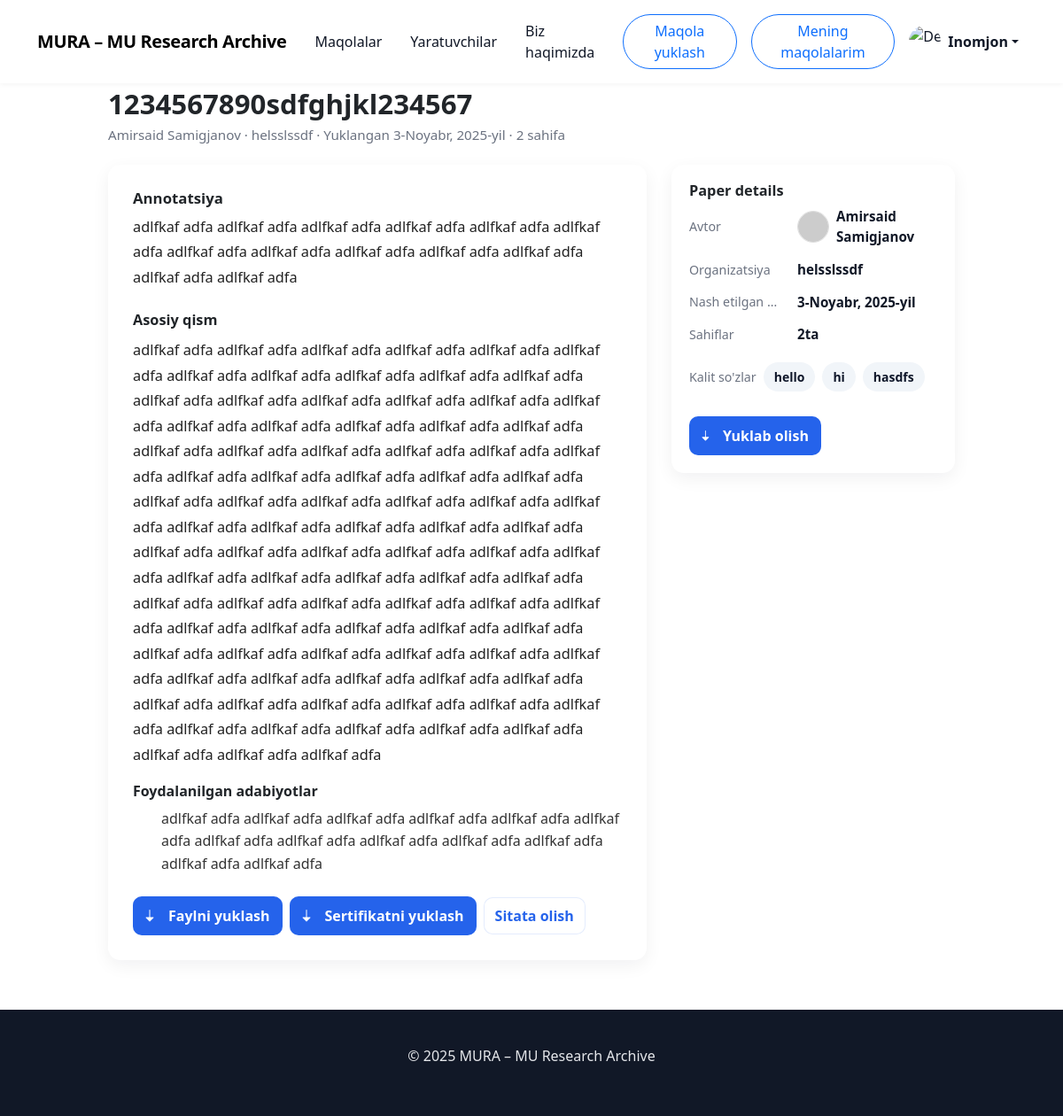
The app's page /detail-paper/23/ (signed in) with its own data.
### main/models.py (models this page shows, shortened)
class CustomUser(AbstractUser):
    avatar = models.ImageField(upload_to='avatars/', null=True, blank=True)
    status = models.IntegerField(default=0)

class Paper(models.Model):
    STATUS_CHOICES = [
        (1, 'draft'),
        (2, 'on_process'),
        (3, 'declined'),
        (4, 'accepted'),
        (5, 'payment_process'),
        (6, 'blocked')
    ]
    owner = models.ForeignKey(CustomUser, on_delete=models.CASCADE)
    category = models.ForeignKey('Category', on_delete=models.SET_NULL, null=True)
    title = models.CharField(
        max_length=100,
        validators=[MinLengthValidator(1)],
        help_text="Sarlavha 1–100 belgidan iborat bo‘lishi kerak."
    )
    abstract = models.TextField(
        max_length=2000,
        validators=[MinLengthValidator(100)],
        help_text="Umumiy fikr 100–2000 belgidan iborat bo‘lishi kerak."
    )
    intro = models.TextField(
        max_length=2000,
        validators=[MinLengthValidator(100)],
        help_text="Kirish qismi 100-2000 ta belgidan iborat bo‘lishi kerak."
    )
    file = models.FileField(upload_to='pdfs/')
    status = models.IntegerField(
        choices=STATUS_CHOICES,
        default=1,
        help_text="Maqolaning joriy holatini tanlang."
    )
    published_at = models.DateField(auto_now=True)
    keywords = models.CharField(
        max_length=100,
        validators=[MinLengthValidator(10)],
        help_text="Kalit so‘zlar 10–300 belgidan iborat bo‘lishi kerak."
    )
    pages = models.IntegerField(
        null=True,
        blank=True,
    )
    organization = models.CharField(
        max_length=120,
        validators=[MinLengthValidator(1)],
        null=True,
        blank=True,
        help_text="Tashkilot nomi 1–120 belgidan iborat bo‘lishi kerak."
    )
    paid_at = models.DateTimeField(null=True, blank=True)
    reject_count = models.IntegerField(default=0)
    citations = models.TextField(null=True,
                                 blank=True,
                                 max_length=2000,
                                 validators=[MinLengthValidator(100)],
                                 help_text="Foydalanilgan adabiyotlar 100–2000 belgidan iborat bo`lsin."
                                 )
    certificate = models.FileField(null=True, blank=True)

### main/Views/paper.py (the view)
# urls.py: path('detail-paper/<int:id>/', PaperDetailView.as_view(), name='detail_paper'),
class PaperDetailView(View):
    def get(self, request, id):
        paper = get_object_or_404(Paper, id=id)
        keywords = [kw.strip() for kw in paper.keywords.split(',')]
        return render(request, 'detail.html', {'paper': paper, 'tags': keywords})

### templates/detail.html (shortened to what this page needs)
{% extends "base.html" %}
{% load static %}
{% block style %}
    <link rel="stylesheet" href="{% static 'main/css/detail.css' %}">
    <link href="https://cdn.jsdelivr.net/npm/bootstrap@5.3.3/dist/css/bootstrap.min.css" rel="stylesheet"/>
{% endblock %}
{% block content %}
    <main class="container">
        <header class="paper-header">
            <h1 class="paper-title">{{ paper.title }}</h1>
            <p class="paper-meta">{{ paper.owner.first_name }} {{ paper.owner.last_name }} · {{ paper.organization }} ·
                Yuklangan {{ paper.published_at }} · {{ paper.pages }} sahifa
            </p>
        </header>
        <section class="paper-body">
            <article class="content-card" role="article" aria-labelledby="paper-title">
                <div class="mb-3">
                    <h3 class="mb-2" style="font-size:1.05rem; font-weight:700;">Annotatsiya</h3>
                    <p class="paper-content" style="margin-top:6px;">
                        {{ paper.abstract }}
                    </p>
                </div>
                <div class="mt-4">
                    <h3 style="font-size:1.02rem; font-weight:700; margin-bottom:10px;">Asosiy qism</h3>
                    <p class="paper-content">
                        {{ paper.intro }}
                    </p>
                    <h4 style="font-size:1rem; font-weight:700; margin-top:18px;">Foydalanilgan adabiyotlar</h4>
                    <ol style="line-height:1.6; margin-top:8px; color:#333">
                        {{ paper.citations }}
                    </ol>
                </div>
                <div class="d-flex flex-wrap gap-2 align-items-center mt-4">
                    <a class="download-btn" href="{{ paper.file.url }}" download="{{ paper.title }}.pdf"
                       aria-label="Download paper PDF">
                        <svg xmlns="http://www.w3.org/2000/svg" width="16" height="16" fill="currentColor"
                             style="flex-shrink:0" viewBox="0 0 16 16" aria-hidden="true">
                            <path d="M.5 9.9a.5.5 0 0 1 .5-.5h3.5V1.5a.5.5 0 0 1 1 0v7.9h3.5a.5.5 0 0 1 .35.85l-4 4a.5.5 0 0 1-.7 0l-4-4A.5.5 0 0 1 .5 9.9z"/>
                        </svg>
                        Faylni yuklash
                    </a>
                    <a class="download-btn" href="{{ paper.certificate.url }}"
                       download="{{ paper.owner.first_name }}-{{ paper.owner.last_name }}.pptx"
                       aria-label="Download paper PDF">
                        <svg xmlns="http://www.w3.org/2000/svg" width="16" height="16" fill="currentColor"
                             style="flex-shrink:0" viewBox="0 0 16 16" aria-hidden="true">
                            <path d="M.5 9.9a.5.5 0 0 1 .5-.5h3.5V1.5a.5.5 0 0 1 1 0v7.9h3.5a.5.5 0 0 1 .35.85l-4 4a.5.5 0 0 1-.7 0l-4-4A.5.5 0 0 1 .5 9.9z"/>
                        </svg>
                        Sertifikatni yuklash
                    </a>
                    <button class="small-btn" data-bs-toggle="modal" data-bs-target="#citeModal">Sitata olish</button>
                </div>
            </article>
            <aside class="meta-card" aria-labelledby="meta-heading">
                <h3 id="meta-heading" style="font-size:1.02rem; font-weight:700; margin-bottom:8px;">Paper details</h3>
                <div class="meta-grid" role="list">
                    <div class="meta-label">Avtor</div>
                    <div class="meta-value" style="display:flex; align-items:center; gap:8px;">
                        {% if paper.owner.avatar %}
                            <img src="{{ paper.owner.avatar.url }}"
                                 alt="{{ paper.owner.first_name }} {{ paper.owner.last_name }}"
                                 style="width:36px; height:36px; border-radius:50%; object-fit:cover; border:1px solid #ddd;">
                        {% else %}
                            <img id="avatarPreview" src='https://placehold.co/800x600?text=
                                    {{ paper.owner.first_name|default:"?"|slice:":1"|upper }}{{ paper.owner.last_name|default:"?"|slice:":1"|upper }}'
                                 alt="{{ paper.owner.first_name }} {{ paper.owner.last_name }}"
                                 style="width:36px; height:36px; border-radius:50%; object-fit:cover; border:1px solid #ddd;">
                        {% endif %}
                        <span>{{ paper.owner.first_name }} {{ paper.owner.last_name }}</span>
                    </div>
                    <div class="meta-label">Organizatsiya</div>
                    <div class="meta-value">{{ paper.organization }}</div>
                    <div class="meta-label">Nash etilgan sana</div>
                    <div class="meta-value">{{ paper.published_at }}</div>
                    <div class="meta-label">Sahiflar</div>
                    <div class="meta-value">{{ paper.pages }}ta</div>
                    <div class="meta-tags">
                        <div class="meta-label"
                             style="min-width:0; color:var(--muted); font-size:0.89rem; padding-right:0;">Kalit so'zlar
                        </div>
                        <div style="display:flex; gap:8px; flex-wrap:wrap;">
                            {% for tag in tags %}
                                <span class="tag">{{ tag }}</span>
                            {% endfor %}
                        </div>
                    </div>
                    <div class="meta-actions">
                        <a class="download-btn" href="{{ paper.file.url }}" download="{{ paper.title }}.pdf"
                           aria-label="Download paper PDF (sidebar)">
                            <svg xmlns="http://www.w3.org/2000/svg" width="14" height="14" fill="currentColor"
                                 viewBox="0 0 16 16" aria-hidden="true">
                                <path d="M.5 9.9a.5.5 0 0 1 .5-.5h3.5V1.5a.5.5 0 0 1 1 0v7.9h3.5a.5.5 0 0 1 .35.85l-4 4a.5.5 0 0 1-.7 0l-4-4A.5.5 0 0 1 .5 9.9z"/>
                            </svg>
                            Yuklab olish
                        </a>
                    </div>
                </div>
            </aside>
        </section>
    </main>
{% endblock %}

### templates/base.html (shortened to what this page needs)
{% load static %}
<!DOCTYPE html>
<html lang="en">
<head>
    <link href="https://cdn.jsdelivr.net/npm/bootstrap@5.3.3/dist/css/bootstrap.min.css" rel="stylesheet"/>
    <link
            rel="stylesheet"
            href="https://cdn.jsdelivr.net/npm/bootstrap-icons@1.11.3/font/bootstrap-icons.css"
    />
    {% block style %}{% endblock %}
</head>
<body style="height: fit-content;">
<nav class="navbar navbar-expand-lg fixed-top">
    <div class="container">
        <a class="navbar-brand" href="{% url 'main' %}">MURA – MU Research Archive</a>
        <div class="collapse navbar-collapse" id="navmenu">
            <ul class="navbar-nav ms-auto align-items-lg-center">
                <li class="nav-item"><a href="{% url 'all_papers' %}" class="nav-link px-3">Maqolalar</a></li>
                <li class="nav-item"><a href="{% url 'creators' %}" class="nav-link px-3">Yaratuvchilar</a></li>
                <li class="nav-item"><a href="{% url 'about' %}" class="nav-link px-3">Biz haqimizda</a></li>
                {% if user.is_authenticated %}
                    <li class="nav-item"><a href="{% url 'upload_paper' %}"
                                            class="m-lg-2 mb-2 px-3 btn btn-outline-primary rounded-pill">Maqola
                        yuklash</a></li>
                    <li class="nav-item"><a href="{% url 'my_papers' %}"
                                            class="px-3 m-lg-2 mb-2  btn btn-outline-primary rounded-pill">Mening
                        maqolalarim</a>
                    </li>
                    <li class="nav-item dropdown">
                        <a class="nav-link dropdown-toggle d-flex align-items-center" href="#" id="profileDropdown"
                           role="button" data-bs-toggle="dropdown" aria-expanded="false">
                            {% if user.avatar %}
                                <img src="{{ user.avatar.url }}" alt="Avatar" class="rounded-circle" width="36"
                                     height="36" style="object-fit: cover;">
                            {% else %}
                                <img src="https://cdn-icons-png.flaticon.com/512/847/847969.png" alt="Default Avatar"
                                     class="rounded-circle" width="36" height="36" style="object-fit: cover;">
                            {% endif %}
                            <span class="ms-2 fw-semibold">{{ user.first_name }}</span>
                        </a>
                    </li>
                {% else %}
                    <li class="nav-item"><a href="{% url 'login' %}"
                                            class="btn btn-primary btn-sm ms-lg-3 p-2 m-1 text-white">Kirish</a></li>
                    <li class="nav-item"><a href="{% url 'register' %}"
                                            class="btn btn-primary btn-sm ms-lg-3 p-2 m-1 text-white">Ro'yxatdan
                        o'tish</a></li>
                {% endif %}
            </ul>
        </div>
    </div>
</nav>
{% block content %}
{% endblock %}
<footer>
    <div class="container">
        <p>© 2025 MURA – MU Research Archive</p>
    </div>
</footer>
</body>
</html>

### main/static/main/css/detail.css (style rules this page uses)
:root { --bg: #f9fafb; --text: #111827; --muted: #6b7280; --accent: #2563eb; --card-shadow: 0 6px 20px rgba(17, 24, 39, 0.06); --radius: 14px; --max-width: 980px; --label-width: 110px; }
html, body { height: 100%; background: var(--bg); color: var(--text); font-family: 'Inter', system-ui, -apple-system, "Segoe UI", Roboto, "Helvetica Neue", Arial; -webkit-font-smoothing: antialiased; -moz-osx-font-smoothing: grayscale; }
body { padding-top: 72px; }
nav.navbar { background: #fff; box-shadow: 0 1px 6px rgba(2, 6, 23, 0.05); }
.navbar-brand { color: var(--accent); font-weight: 700; letter-spacing: -0.4px; }
.nav-link { color: #111827 !important; font-weight: 500; }
main.container { max-width: var(--max-width); margin-top: 28px; margin-bottom: 56px; }
.paper-header { text-align: left; margin-bottom: 22px; }
.paper-title { font-size: clamp(1.5rem, 2.6vw, 2.1rem); font-weight: 700; line-height: 1.12; margin-bottom: 6px; }
.paper-meta { color: var(--muted); font-size: 0.95rem; }
.paper-body { display: block; }
@media (min-width: 992px) { .paper-body { display: grid; grid-template-columns: 1fr 320px; gap: 28px; align-items: start; } }
.content-card { background: #fff; border-radius: var(--radius); box-shadow: var(--card-shadow); padding: 28px; }
.paper-content { color: #222; line-height: 1.75; font-size: 1.02rem; }
.meta-card { position: relative; background: #fff; border-radius: var(--radius); box-shadow: var(--card-shadow); padding: 20px; height: fit-content; }
.meta-grid { display: grid; grid-template-columns: var(--label-width) 1fr; gap: 10px 12px; align-items: start; row-gap: 14px; width: 100%; }
.meta-label { color: var(--muted); font-size: 0.89rem; text-align: left; align-self: center; padding-right: 6px; white-space: nowrap; overflow: hidden; text-overflow: ellipsis; }
.meta-value { font-weight: 600; color: #111827; font-size: 0.95rem; word-break: break-word; text-align: left; }
.meta-tags { margin-top: 6px; grid-column: 1 / -1; display: flex; gap: 8px; flex-wrap: wrap; align-items: center; }
.tag { display: inline-block; background: #f1f5f9; color: #0f172a; padding: 6px 12px; font-size: 0.875rem; border-radius: 999px; font-weight: 600; }
.meta-actions { grid-column: 1 / -1; margin-top: 14px; display: flex; gap: 10px; flex-wrap: wrap; align-items: center; }
.download-btn { display: inline-flex; align-items: center; gap: 10px; background: var(--accent); color: #fff; border: none; padding: 10px 14px; border-radius: 10px; font-weight: 600; text-decoration: none; }
.small-btn { display: inline-flex; align-items: center; gap: 8px; padding: 8px 12px; border-radius: 10px; border: 1px solid rgba(37, 99, 235, 0.12); background: #fff; color: var(--accent); font-weight: 600; text-decoration: none; }
@media (min-width: 992px) { .meta-card { position: sticky; top: 92px; } }
footer { text-align: center; padding: 40px 0; color: #e5e7eb; background: #111827; margin-top: 40px; }

### records on screen
CustomUser: first_name "Inomjon"
Paper: title "1234567890sdfghjkl234567", owner.first_name "Amirsaid", owner.last_name "Samigjanov", organization "helsslssdf", published_at "3-Noyabr, 2025-yil", pages "2", abstract "adlfkaf adfa adlfkaf adfa adlfkaf adfa adlfkaf adfa adlfkaf adfa adlfkaf adfa adlfkaf adfa adlfkaf adfa adlfkaf adfa adlfkaf adfa adlfkaf adfa adlfkaf adfa adlfkaf adfa", intro "adlfkaf adfa adlfkaf adfa adlfkaf adfa adlfkaf adfa adlfkaf adfa adlfkaf adfa adlfkaf adfa adlfkaf adfa adlfkaf adfa adlfkaf adfa adlfkaf adfa adlfkaf adfa adlfkaf adfa adlfkaf adfa adlfkaf adfa adlfkaf adfa adlfkaf adfa adlfkaf adfa adlfkaf adfa adlfkaf adfa adlfkaf adfa adlfkaf adfa adlfkaf adfa adlfkaf adfa adlfkaf adfa adlfkaf adfa adlfkaf adfa adlfkaf adfa adlfkaf adfa adlfkaf adfa adlfkaf adfa adlfkaf adfa adlfkaf adfa adlfkaf adfa adlfkaf adfa adlfkaf adfa adlfkaf adfa adlfkaf adfa adlfkaf adfa adlfkaf adfa adlfkaf adfa adlfkaf adfa adlfkaf adfa adlfkaf adfa adlfkaf adfa adlfkaf adfa adlfkaf adfa adlfkaf adfa adlfkaf adfa adlfkaf adfa adlfkaf adfa adlfkaf adfa adlfkaf adfa adlfkaf…", citations "adlfkaf adfa adlfkaf adfa adlfkaf adfa adlfkaf adfa adlfkaf adfa adlfkaf adfa adlfkaf adfa adlfkaf adfa adlfkaf adfa adlfkaf adfa adlfkaf adfa adlfkaf adfa adlfkaf adfa"

### other values on screen
{{ tag }} "hello" "hi" "hasdfs"
